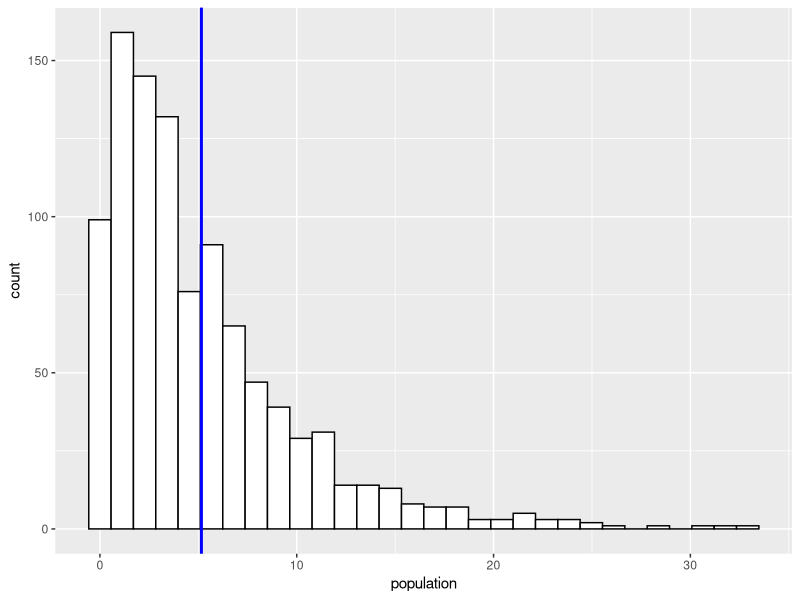
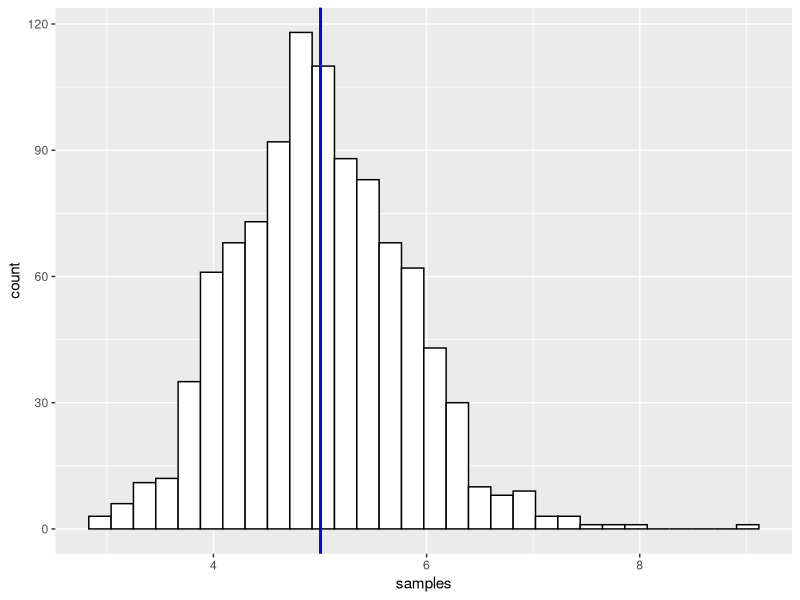

Write R code to recreate these figures, in order.
## ---- chunk 1
lambda <- 0.2
n <- 1000
sample_n <- 40

set.seed(1)
population <- rexp(n, rate = lambda)
## ---- chunk 2

library(ggplot2)
ggplot(NULL,
       aes(x = population)
    ) +
    geom_histogram(fill = "white", color = "black") +
    geom_vline(xintercept = mean(population), color = "blue", size = 1)
## ---- chunk 3
population_mean <- mean(population)
population_mean
## ---- chunk 4
samples = NULL
for (i in 1:n){
    set.seed(i + 1)
    sample <- rexp(sample_n, rate = lambda)
    samples <- c(samples, mean(sample))
}

ggplot(NULL,
       aes(x = samples)
    ) +
    geom_histogram(fill = "white", color = "black") +
    geom_vline(xintercept = mean(samples), color = "blue", size = 1)

## ---- chunk 5
samples_mean <- mean(samples)
samples_mean
## ---- chunk 6
rbind(
    population_mean,
    samples_mean
)
## ---- chunk 7
population_variance <- var(population)
sample_variance <- var(samples)

rbind(
    population_variance,
    sample_variance
)
